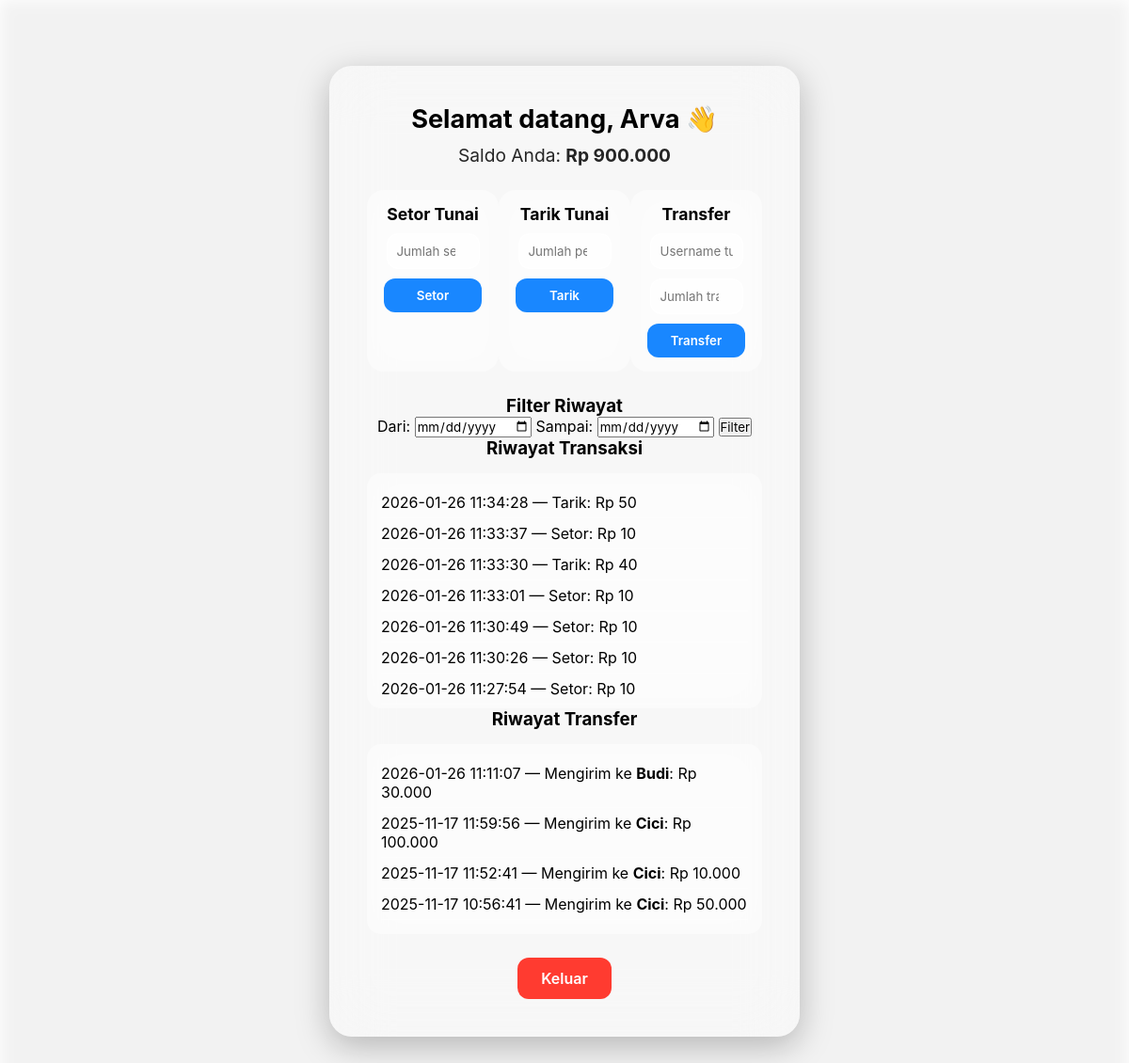
Screenshot of /atm.php (signed in) with the database file from the repository.
### tables this page shows
CREATE TABLE `users` (
  `id` int(11) NOT NULL,
  `username` varchar(50) NOT NULL,
  `pin` varchar(10) NOT NULL,
  `saldo` bigint(20) DEFAULT 0
);

CREATE TABLE `transaksi` (
  `id` int(11) NOT NULL,
  `user_id` int(11) DEFAULT NULL,
  `jenis` enum('Setor','Tarik') DEFAULT NULL,
  `jumlah` bigint(20) DEFAULT NULL,
  `tanggal` datetime DEFAULT current_timestamp()
);

CREATE TABLE `transfer` (
  `id` int(11) NOT NULL,
  `pengirim_id` int(11) DEFAULT NULL,
  `penerima_id` int(11) DEFAULT NULL,
  `jumlah` bigint(20) DEFAULT NULL,
  `tanggal` datetime DEFAULT current_timestamp()
);

### atm.php (the view, shortened to what this page needs)
<?php
include 'koneksi.php';
$user_id = $_SESSION["user_id"];
$username = $_SESSION["username"];
$result = $conn->query("SELECT saldo FROM users WHERE id=$user_id");
$user = $result->fetch_assoc();
$saldo = $user["saldo"];
$dari = $_GET['dari'] ?? null;
$sampai = $_GET['sampai'] ?? null;
if ($dari && $sampai) {
    $riwayat = $conn->query("
        SELECT * FROM transaksi
        WHERE user_id = $user_id AND DATE(tanggal) BETWEEN '$dari' AND '$sampai'
        ORDER BY tanggal DESC
    ");
    $riwayat_transfer = $conn->query("
        SELECT * FROM transfer
        WHERE (pengirim_id = $user_id OR penerima_id = $user_id)
        AND DATE(tanggal) BETWEEN '$dari' AND '$sampai'
        ORDER BY tanggal DESC
    ");
} else {
    $riwayat = $conn->query("SELECT * FROM transaksi WHERE user_id=$user_id ORDER BY tanggal DESC");
    $riwayat_transfer = $conn->query("SELECT * FROM transfer WHERE pengirim_id=$user_id OR penerima_id=$user_id ORDER BY tanggal DESC");
}
?>
<!DOCTYPE html>
<html lang="id">
<head>
    <link rel="stylesheet" href="style.css">
</head>
<body>
    <div class="atm-container">
        <h2>Selamat datang, <?= htmlspecialchars($username) ?> 👋</h2>
        <p>Saldo Anda: <strong>Rp <?= number_format($saldo, 0, ',', '.') ?></strong></p>
        <div class="actions">
            <form method="POST">
                <h3>Setor Tunai</h3>
                <input type="number" name="jumlah" placeholder="Jumlah setoran" min="1" required>
                <button type="submit" name="aksi" value="setor">Setor</button>
            </form>
            <form method="POST">
                <h3>Tarik Tunai</h3>
                <input type="number" name="jumlah" placeholder="Jumlah penarikan" min="1" required>
                <button type="submit" name="aksi" value="tarik">Tarik</button>
            </form>
            <form method="POST">
                <h3>Transfer</h3>
                <input type="text" name="penerima" placeholder="Username tujuan" required>
                <input type="number" name="jumlah" placeholder="Jumlah transfer" min="1" required>
                <button type="submit" name="aksi" value="transfer">Transfer</button>
            </form>
        </div>
        <form method="GET">
            <h3>Filter Riwayat</h3>
            <label>Dari: </label>
            <input type="date" name="dari" required>
            <label>Sampai: </label>
            <input type="date" name="sampai" required>
            <button type="submit">Filter</button>
        </form>
        <h3>Riwayat Transaksi</h3>
        <div class="riwayat">
            <?php
            if ($riwayat->num_rows == 0) {
                echo "<p>- Tidak ada transaksi -</p>";
            } else {
                echo "<ul>";
                while ($row = $riwayat->fetch_assoc()) {
                    echo "<li>{$row['tanggal']} — {$row['jenis']}: Rp " . number_format($row['jumlah'], 0, ',', '.') . "</li>";
                }
                echo "</ul>";
            }
            ?>
        </div>
        <h3>Riwayat Transfer</h3>
        <div class="riwayat">
            <?php
            if ($riwayat_transfer->num_rows === 0) {
                echo "<p>- Tidak ada riwayat transfer -</p>";
            } else {
                echo "<ul>";
                while ($t = $riwayat_transfer->fetch_assoc()) {
                    $arah = ($t['pengirim_id'] == $user_id) ? "Mengirim ke" : "Menerima dari";
                    $target_id = ($t['pengirim_id'] == $user_id) ? $t['penerima_id'] : $t['pengirim_id'];
                    $nama_target = $conn->query("SELECT username FROM users WHERE id=$target_id")->fetch_assoc()['username'];
                    echo "<li>{$t['tanggal']} — $arah <b>$nama_target</b>: Rp " . number_format($t['jumlah'], 0, ',', '.') . "</li>";
                }
                echo "</ul>";
            }
            ?>
        </div>
        <a href="logout.php" class="logout-btn">Keluar</a>
    </div>
</body>
</html>

### style.css (style rules this page uses)
* { font-family: -apple-system, BlinkMacSystemFont, "SF Pro Display", "Segoe UI", Roboto, Helvetica, Arial, sans-serif; margin: 0; padding: 0; box-sizing: border-box; }
body { background: url("https://plutuseducation.com/blog/wp-content/uploads/2024/12/image-82-768x403.png") no-repeat center center fixed; background-size: cover; position: relative; min-height: 100vh; padding: 20px; color: black; }
body::before { content: ""; position: fixed; inset: 0; backdrop-filter: blur(8px) brightness(0.95); -webkit-backdrop-filter: blur(8px) brightness(0.95); z-index: -1; }
.atm-container { width: 500px; margin: 50px auto; background: rgba(255,255,255,0.40); backdrop-filter: blur(30px) saturate(180%); padding: 40px; border-radius: 24px; box-shadow: 0 10px 35px rgba(0,0,0,0.25); text-align: center; }
.atm-container h2 { font-size: 1.7rem; margin-bottom: 10px; }
.atm-container p { font-size: 1.2rem; opacity: 0.85; margin-bottom: 20px; }
.actions { display: flex; justify-content: space-between; margin: 25px 0; }
.actions form { width: 46%; background: rgba(255,255,255,0.35); backdrop-filter: blur(20px); padding: 15px; border-radius: 18px; }
.actions h3 { font-size: 1.1rem; margin-bottom: 10px; }
.actions input { width: 90%; padding: 10px; margin-bottom: 10px; border: 1px solid rgba(255,255,255,0.5); border-radius: 12px; background: rgba(255,255,255,0.7); }
.actions button { width: 95%; padding: 10px 0; border-radius: 12px; border: none; background: rgba(0,122,255,0.9); color: white; font-weight: 600; cursor: pointer; transition: 0.2s ease; }
.riwayat { background: rgba(255,255,255,0.35); backdrop-filter: blur(20px); padding: 15px; border-radius: 15px; margin-top: 15px; text-align: left; max-height: 250px; overflow-y: auto; }
.riwayat ul { list-style: none; }
.riwayat li { padding: 6px 0; border-bottom: 1px solid rgba(255,255,255,0.4); }
.logout-btn { display: inline-block; margin-top: 25px; padding: 12px 25px; border-radius: 12px; background: #ff3b30; color: white; text-decoration: none; font-weight: 600; transition: 0.25s ease; }

### rows the page displays
users: saldo "900.000"
transaksi: tanggal "2026-01-26 11:34:28", jenis "Tarik", jumlah "50"
transaksi: tanggal "2026-01-26 11:33:37", jenis "Setor", jumlah "10"
transaksi: tanggal "2026-01-26 11:33:30", jenis "Tarik", jumlah "40"
transaksi: tanggal "2026-01-26 11:33:01", jenis "Setor", jumlah "10"
transaksi: tanggal "2026-01-26 11:30:49", jenis "Setor", jumlah "10"
transaksi: tanggal "2026-01-26 11:30:26", jenis "Setor", jumlah "10"
transaksi: tanggal "2026-01-26 11:27:54", jenis "Setor", jumlah "10"
transfer: tanggal "2026-01-26 11:11:07", pengirim "Mengirim ke", nama_target "Budi", jumlah "30.000"
transfer: tanggal "2025-11-17 11:59:56", pengirim "Mengirim ke", nama_target "Cici", jumlah "100.000"
transfer: tanggal "2025-11-17 11:52:41", pengirim "Mengirim ke", nama_target "Cici", jumlah "10.000"
transfer: tanggal "2025-11-17 10:56:41", pengirim "Mengirim ke", nama_target "Cici", jumlah "50.000"

### other values shown
$username "Arva"
